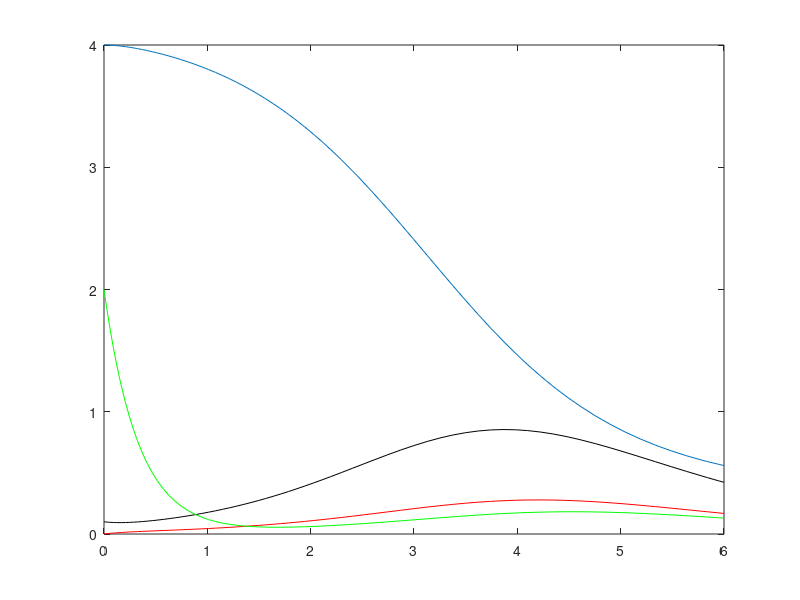

This chart was generated by the following MATLAB code:
 %This code solves four equations and four unknowns
f = @(t,y) [-2*y(3)*y(1);
          2*y(3)*y(1)-1*y(2);
          1*y(2) - 3*y(3);
          2*y(3) - 3*y(4)]
 [t,ya]=ode45(f,[0 6], [4 0.1 0 2]);
 plot(t,ya(:,1))
 hold on
 plot(t,ya(:,2),'k')
 plot(t,ya(:,3),'r')
 plot(t,ya(:,4),'g')
 hold off